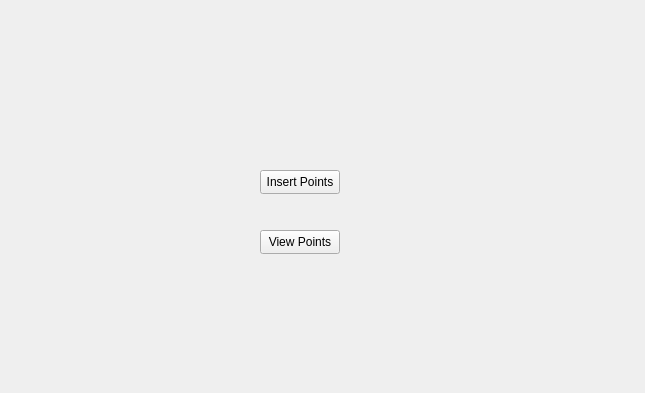
<?xml version="1.0" encoding="UTF-8"?>
<ui version="4.0">
 <class>Widget</class>
 <widget class="QWidget" name="Widget">
  <property name="geometry">
   <rect>
    <x>0</x>
    <y>0</y>
    <width>645</width>
    <height>393</height>
   </rect>
  </property>
  <property name="cursor">
   <cursorShape>PointingHandCursor</cursorShape>
  </property>
  <property name="windowTitle">
   <string>Widget</string>
  </property>
  <widget class="QLabel" name="label">
   <property name="geometry">
    <rect>
     <x>0</x>
     <y>0</y>
     <width>131</width>
     <height>16</height>
    </rect>
   </property>
   <property name="text">
    <string/>
   </property>
  </widget>
  <widget class="QStackedWidget" name="stackedWidget">
   <property name="geometry">
    <rect>
     <x>-10</x>
     <y>30</y>
     <width>631</width>
     <height>381</height>
    </rect>
   </property>
   <property name="cursor">
    <cursorShape>ArrowCursor</cursorShape>
   </property>
   <property name="currentIndex">
    <number>0</number>
   </property>
   <widget class="QWidget" name="page">
    <widget class="QPushButton" name="insertButton">
     <property name="geometry">
      <rect>
       <x>270</x>
       <y>140</y>
       <width>80</width>
       <height>24</height>
      </rect>
     </property>
     <property name="cursor">
      <cursorShape>PointingHandCursor</cursorShape>
     </property>
     <property name="text">
      <string>Insert Points</string>
     </property>
     <property name="autoDefault">
      <bool>false</bool>
     </property>
    </widget>
    <widget class="QPushButton" name="tableButton">
     <property name="geometry">
      <rect>
       <x>270</x>
       <y>200</y>
       <width>80</width>
       <height>24</height>
      </rect>
     </property>
     <property name="cursor">
      <cursorShape>PointingHandCursor</cursorShape>
     </property>
     <property name="text">
      <string>View Points</string>
     </property>
    </widget>
   </widget>
   <widget class="QWidget" name="page_3">
    <widget class="QTableWidget" name="tableWidget">
     <property name="geometry">
      <rect>
       <x>70</x>
       <y>80</y>
       <width>241</width>
       <height>192</height>
      </rect>
     </property>
     <property name="selectionBehavior">
      <enum>QAbstractItemView::SelectionBehavior::SelectRows</enum>
     </property>
     <column>
      <property name="text">
       <string>X</string>
      </property>
     </column>
     <column>
      <property name="text">
       <string>Y</string>
      </property>
     </column>
    </widget>
    <widget class="QPushButton" name="deleteButton">
     <property name="geometry">
      <rect>
       <x>330</x>
       <y>140</y>
       <width>80</width>
       <height>24</height>
      </rect>
     </property>
     <property name="text">
      <string>Delete</string>
     </property>
    </widget>
    <widget class="QPushButton" name="searchButton">
     <property name="geometry">
      <rect>
       <x>430</x>
       <y>140</y>
       <width>80</width>
       <height>24</height>
      </rect>
     </property>
     <property name="text">
      <string>Search Square</string>
     </property>
    </widget>
    <widget class="QLineEdit" name="lineEdit_3">
     <property name="geometry">
      <rect>
       <x>402</x>
       <y>80</y>
       <width>181</width>
       <height>24</height>
      </rect>
     </property>
    </widget>
    <widget class="QPushButton" name="backButton_2">
     <property name="geometry">
      <rect>
       <x>500</x>
       <y>290</y>
       <width>80</width>
       <height>24</height>
      </rect>
     </property>
     <property name="cursor">
      <cursorShape>PointingHandCursor</cursorShape>
     </property>
     <property name="text">
      <string>Back</string>
     </property>
    </widget>
    <widget class="QLabel" name="label_4">
     <property name="geometry">
      <rect>
       <x>340</x>
       <y>80</y>
       <width>61</width>
       <height>16</height>
      </rect>
     </property>
     <property name="text">
      <string>Set Radius</string>
     </property>
    </widget>
    <widget class="QPushButton" name="searchButton_2">
     <property name="geometry">
      <rect>
       <x>520</x>
       <y>140</y>
       <width>80</width>
       <height>24</height>
      </rect>
     </property>
     <property name="text">
      <string>Search Circle</string>
     </property>
    </widget>
   </widget>
   <widget class="QWidget" name="page_2">
    <widget class="QPushButton" name="pushButton">
     <property name="geometry">
      <rect>
       <x>200</x>
       <y>280</y>
       <width>80</width>
       <height>24</height>
      </rect>
     </property>
     <property name="text">
      <string>Enter</string>
     </property>
    </widget>
    <widget class="QLineEdit" name="lineEdit_2">
     <property name="geometry">
      <rect>
       <x>350</x>
       <y>70</y>
       <width>113</width>
       <height>24</height>
      </rect>
     </property>
    </widget>
    <widget class="QPushButton" name="backButton">
     <property name="geometry">
      <rect>
       <x>380</x>
       <y>280</y>
       <width>80</width>
       <height>24</height>
      </rect>
     </property>
     <property name="cursor">
      <cursorShape>PointingHandCursor</cursorShape>
     </property>
     <property name="text">
      <string>Back</string>
     </property>
    </widget>
    <widget class="QLineEdit" name="lineEdit">
     <property name="geometry">
      <rect>
       <x>190</x>
       <y>70</y>
       <width>113</width>
       <height>24</height>
      </rect>
     </property>
    </widget>
    <widget class="QLabel" name="label_2">
     <property name="geometry">
      <rect>
       <x>330</x>
       <y>70</y>
       <width>49</width>
       <height>16</height>
      </rect>
     </property>
     <property name="text">
      <string>Y:</string>
     </property>
    </widget>
    <widget class="QLabel" name="label_3">
     <property name="geometry">
      <rect>
       <x>160</x>
       <y>70</y>
       <width>49</width>
       <height>16</height>
      </rect>
     </property>
     <property name="text">
      <string>X:</string>
     </property>
    </widget>
    <widget class="QPushButton" name="pushButton_2">
     <property name="geometry">
      <rect>
       <x>80</x>
       <y>290</y>
       <width>80</width>
       <height>24</height>
      </rect>
     </property>
     <property name="text">
      <string>pre</string>
     </property>
    </widget>
   </widget>
  </widget>
 </widget>
 <resources/>
 <connections/>
</ui>
